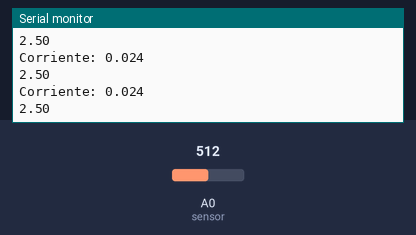
Bench run of a sketch on a simulated Arduino Uno, built with avr-gcc and run on an emulated ATmega328P. Parts: the last lines printed to the serial monitor. The test bench sets the inputs (shaded band); at power-on: A0 (sensor) = 512.

Above: at 2.7 s.
2.8 s: A0 (sensor) set to 313
At 2.98 s:
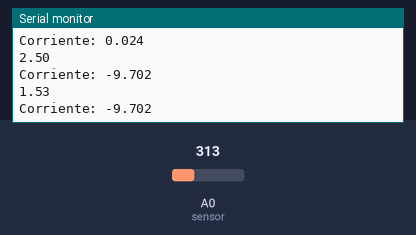
5.8 s: A0 (sensor) set to 288
At 5.92 s:
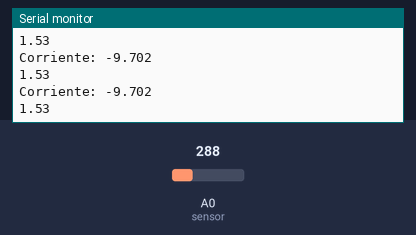
Timing chart, 0 to 8.8 s (numbered marks = the images above; inputs shaded):
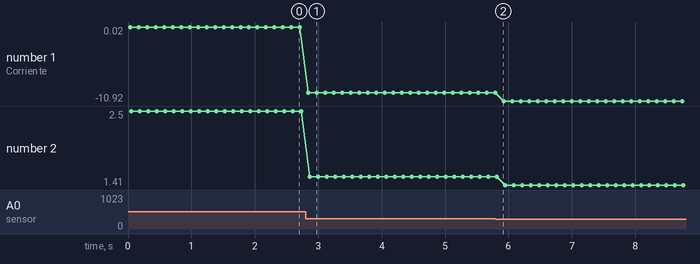

Measured:
- the behaviour switches between 307 and 306 on A0 (sensor) (found by bisection; images 1 and 2)
- after the input at 2.8 s, the serial monitor: prints a new line after 0.05 s (image 1)
- plotted number 1: 0.02 → -9.7 after the input at 2.8 s, -9.7 → -10.92 after the input at 5.8 s
- plotted number 2: 2.5 → 1.53 after the input at 2.8 s, 1.53 → 1.41 after the input at 5.8 s

The sketch:

corriente2.ino
```cpp
float Sensibilidad=0.100; //sensibilidad en Voltios/Amperio para sensor de 5A
float a = 0.0 ;
void setup() {

  Serial.begin(9600);
}

void loop() {
  a = analogRead(A0) * (5.0 / 1023.0);
  float I=get_corriente(200);//obtenemos la corriente promedio de 500 muestras
  Serial.print("Corriente: ");
  Serial.println(I,3);
  Serial.println(a);
  delay(100);
}

float get_corriente(int n_muestras)
{
  float voltajeSensor;
  float corriente=0;
  for(int i=0;i<n_muestras;i++)
  {
    voltajeSensor = analogRead(A0) * (5.0 / 1023.0);////lectura del sensor
    corriente=corriente+(voltajeSensor-2.5)/Sensibilidad; //Ecuación  para obtener la corriente
  }
  corriente=corriente/n_muestras;
  return(corriente);
}
```
